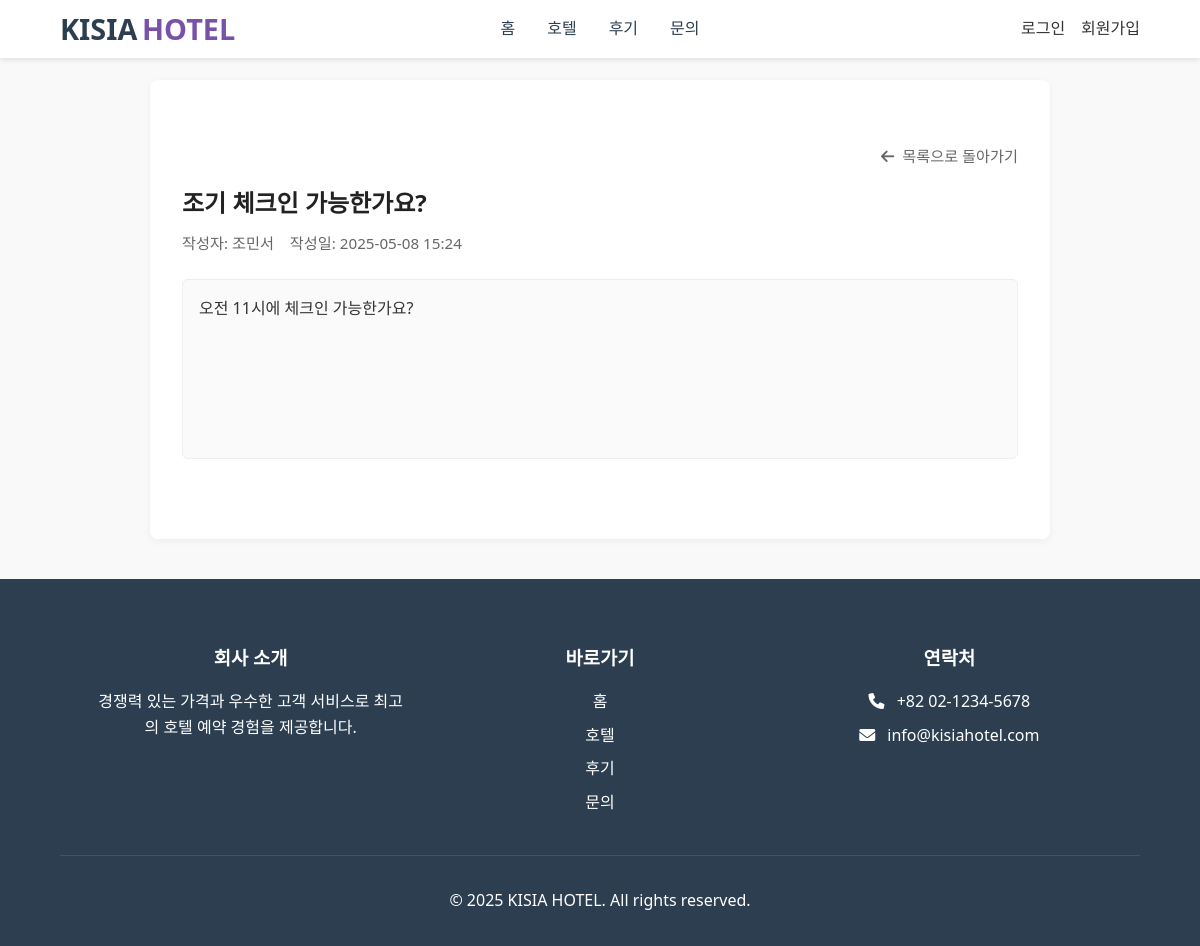
The app's page /inquiry/inquiry_detail.php?inquiry_id=9 with its own data.
### tables this page shows
CREATE TABLE inquiries (
    inquiry_id INT PRIMARY KEY AUTO_INCREMENT,
    user_id INT,
    category ENUM('reservation', 'payment', 'room', 'other') NOT NULL,
    title VARCHAR(100) NOT NULL,
    content TEXT NOT NULL,
    is_secret TINYINT(1) DEFAULT 0,
    created_at DATETIME DEFAULT CURRENT_TIMESTAMP,
    updated_at DATETIME DEFAULT CURRENT_TIMESTAMP ON UPDATE CURRENT_TIMESTAMP,
    FOREIGN KEY (user_id) REFERENCES users(user_id) ON DELETE CASCADE
);

CREATE TABLE users (
    user_id INT PRIMARY KEY AUTO_INCREMENT,
    username VARCHAR(50) NOT NULL,
    real_id VARCHAR(50) NOT NULL,
    password VARCHAR(255) NOT NULL,
    email VARCHAR(100) NOT NULL UNIQUE,
    phone VARCHAR(20),
    created_at DATETIME DEFAULT CURRENT_TIMESTAMP,
    is_admin BOOLEAN DEFAULT FALSE,
    terms BOOLEAN DEFAULT FALSE,
    marketing BOOLEAN DEFAULT FALSE,
    profile_image VARCHAR(255) DEFAULT '/image/default_profile.jpg',
    point INT
);

### src/action/inquiry_detail_action.php (called while the page is built, shortened)
<?php
include_once __DIR__ . '/../includes/db_connection.php';
$inquiry_id = isset($_GET['inquiry_id']) ? (int)$_GET['inquiry_id'] : 0;
$query = "
    SELECT i.*, u.username
    FROM inquiries i
    JOIN users u ON i.user_id = u.user_id
    WHERE i.inquiry_id = $inquiry_id
";
$result = mysqli_query($conn, $query);
$inquiry = mysqli_fetch_assoc($result);

### src/inquiry/inquiry_detail.php (the view, shortened to what this page needs)
<?php
include_once __DIR__ . '/../includes/header.php';
include_once __DIR__ . '/../action/inquiry_detail_action.php';
?>
<!DOCTYPE html>
<html lang="ko">
<head>
    <link rel="stylesheet" href="../style/inquiry-detail.css">
</head>
<body>
<main class="board-container">
    <div class="inquiry-detail">
        <div class="inquiry-section-header">
            <a href="inquiry.php" class="inquiry-back-btn"><i class="fas fa-arrow-left"></i> 목록으로 돌아가기</a>
        </div>
        <div class="inquiry-header">
            <h2 class="inquiry-title"><?= $inquiry['title'] ?></h2>
            <div class="inquiry-meta">
                <span class="writer">작성자: <?= $inquiry['username'] ?></span>
                <span class="date">작성일: <?= date('Y-m-d H:i', strtotime($inquiry['created_at'])) ?></span>
            </div>
        </div>
        <div class="inquiry-content">
            <p><?= nl2br($inquiry['content']) ?></p>
        </div>
    </div>
</main>
<?php include_once __DIR__ . '/../includes/footer.php'; ?>
</body>
</html>

### src/style/styles.css (style rules this page uses)
* { margin: 0; padding: 0; box-sizing: border-box; font-family: 'Segoe UI', Tahoma, Geneva, Verdana, sans-serif; }
body { line-height: 1.6; color: #333; }
a { text-decoration: none; color: inherit; }

### src/style/review.css (style rules this page uses)
.board-container { max-width: 1200px; margin: 0 auto; padding: 6rem 2rem 2rem; }

### src/style/inquiry-detail.css (style rules this page uses)
body { font-family: 'Noto Sans KR', sans-serif; background-color: #f9f9f9; color: #333; margin: 0; padding: 0; }
main.board-container { max-width: 900px; margin: 80px auto 40px; padding: 2rem; background-color: #fff; border-radius: 8px; box-shadow: 0 2px 8px rgba(0,0,0,0.05); }
.inquiry-detail { margin-top: 2rem; }
.inquiry-header { margin-bottom: 1rem; }
.inquiry-title { font-size: 1.5rem; color: #222; margin-bottom: 0.5rem; margin-top: 1rem; }
.inquiry-meta { font-size: 0.95rem; color: #666; display: flex; gap: 1rem; }
.inquiry-content { margin-top: 1.5rem; font-size: 1rem; line-height: 1.6; padding: 1rem; background-color: #fafafa; border-radius: 6px; border: 1px solid #eee; min-height: 180px; height: auto; margin-bottom: 3rem; }
.inquiry-section-header { display: flex; justify-content: flex-end; margin-bottom: 1rem; }
.inquiry-back-btn { display: inline-flex; align-items: center; gap: 0.5rem; color: #666; text-decoration: none; font-size: 0.95rem; transition: color 0.2s; }

### records on screen
inquiries: title "조기 체크인 가능한가요?", user.username "조민서", created_at "2025-05-08 15:24", content "오전 11시에 체크인 가능한가요?"
